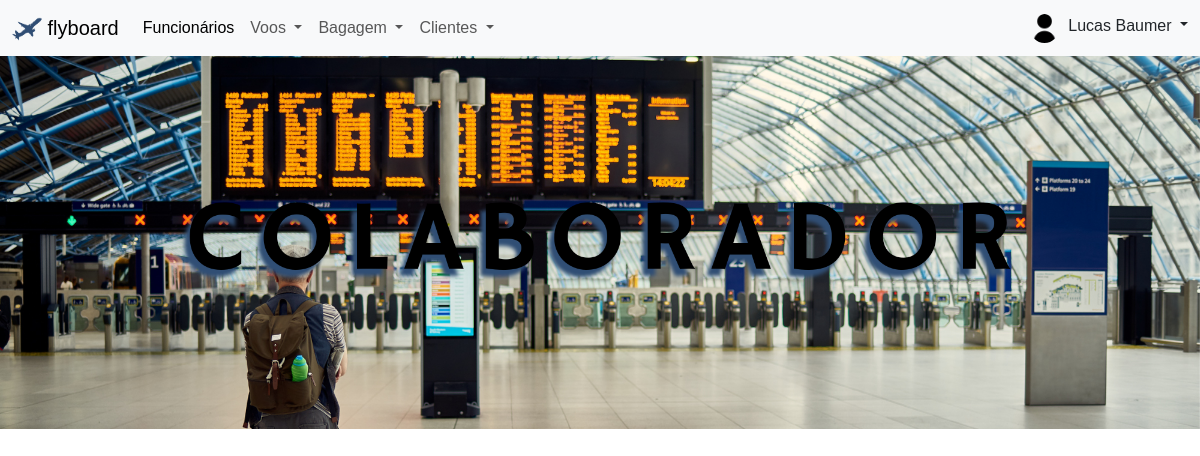
The app's page /homes/homeFuncionario.php (signed in) with its own data.
### tables this page shows
CREATE TABLE USERS (
    ID_USER INT PRIMARY KEY AUTO_INCREMENT,
    NAME VARCHAR(100),
    CPF VARCHAR(100),
    EMAIL VARCHAR(100),
    DATA_DE_NASCIMENTO VARCHAR(100),
    PASSWORD VARCHAR(100),
    ROLE VARCHAR(100),
    USERIMAGEPATH VARCHAR(200),
    UNIQUE (CPF, EMAIL)
);

### homes/homeFuncionario.php (the view, shortened to what this page needs)
<?php
include('../connections/connection.php');
?>
<?php
$id = $_SESSION["id"];
$sql = "SELECT NAME ,EMAIL , ROLE, USERIMAGEPATH FROM USERS WHERE ID_USER = $id";
$result = $conn->query($sql);
$row = $result->fetch_assoc();
?>
<!DOCTYPE html>
<html lang="pt-br">
<head>
  <link rel="stylesheet" href="menu.css">
  <link rel="stylesheet" href="../node_modules/bootstrap/dist/css/bootstrap.min.css">
</head>
<body>
  <nav class="navbar navbar-expand-lg bg-body-tertiary">
    <div class="container-fluid">
      <a class="navbar-brand" href="../index/index.php">
        <img src="../imagens/flyboardNavBar.png" alt="Logo" width="30" height="24" class="d-inline-block align-text-top">
        flyboard
      </a>
      <div class="collapse navbar-collapse" id="navbarScroll">
        <ul class="navbar-nav me-auto my-2 my-lg-0 navbar-nav-scroll" style="--bs-scroll-height: 100px;">
          <li class="nav-item">
            <a class="nav-link active" aria-current="page">Funcionários</a>
          </li>
          <li class="nav-item dropdown">
            <a class="nav-link dropdown-toggle" href="#" role="button" data-bs-toggle="dropdown" aria-expanded="false">
              Voos
            </a>
          </li>
          <li class="nav-item dropdown">
            <a class="nav-link dropdown-toggle" href="#" role="button" data-bs-toggle="dropdown" aria-expanded="false">
              Bagagem
            </a>
          </li>
          <li class="nav-item dropdown">
            <a class="nav-link dropdown-toggle" href="#" role="button" data-bs-toggle="dropdown" aria-expanded="false">
              Clientes
            </a>
          </li>
        </ul>
        <li class="nav-item dropdown  d-flex">
          <div id="comtImgUser">
            <img id="userImg" src="<?php echo $row['USERIMAGEPATH'] ?>" alt="">
          </div>
          <a class="nav-link dropdown-toggle" href="#" role="button" data-bs-toggle="dropdown" aria-expanded="false"> <?php echo $row['NAME'] ?> </a>
        </li>
      </div>
    </div>
  </nav>
  <img src="../imagens/imgHomeFuncionaros.png" class="d-block w-100" alt="...">
</body>
</html>

### homes/menu.css (style rules this page uses)
body { font-family: "Manrope", sans-serif !important; }
#comtImgUser { width: 29px; height: 29px; border-radius: 99px; overflow: hidden; position: relative; margin-right: 9px; }
#userImg { width: 100%; height: 100%; object-fit: cover; }

### records on screen
users: USERIMAGEPATH (picture), NAME "Lucas Baumer"
